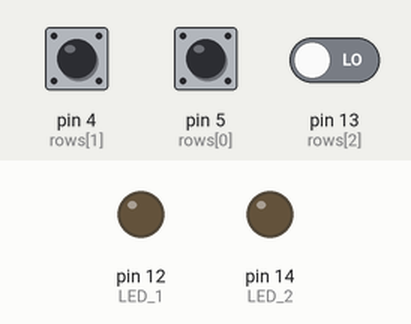
Bench run of a sketch on a simulated Arduino Uno, built with avr-gcc and run on an emulated ATmega328P. Shown: output pins drawn as LEDs (lit = HIGH). The inputs (shaded band) are chosen by the test bench; at power-on: pin 4 (rows[1]) LOW, pin 5 (rows[0]) HIGH, pin 13 (rows[2]) LOW.

Above: at 1.2 s.
1.3 s: pin 4 (rows[1]) pulsed HIGH 2 times (0.12 s each, 0.3 s apart)
At 2.55 s:
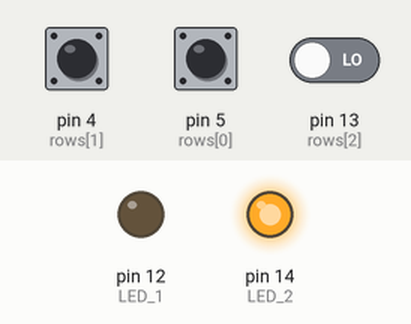
4.9 s: pin 5 (rows[0]) pulled LOW for 1 s
At 6.08 s:
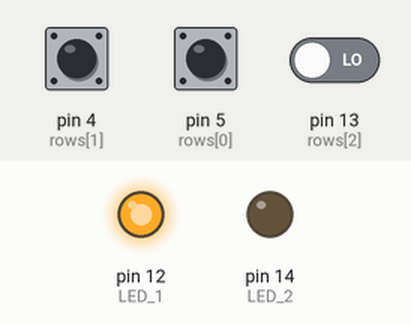
7.9 s: pin 4 (rows[1]) driven HIGH
9.4 s: pin 4 (rows[1]) driven LOW
12.4 s: pin 5 (rows[0]) pulsed HIGH 2 times (0.12 s each, 0.3 s apart)
At 13.39 s:
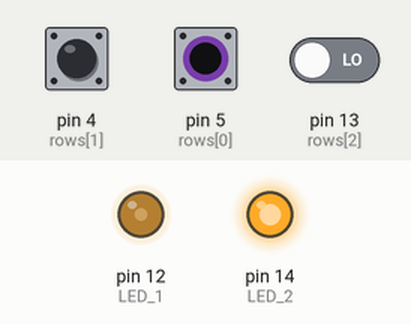
15.6 s: pin 5 (rows[0]) driven HIGH
At 17.1 s:
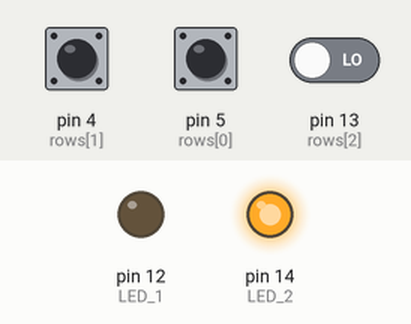
Timing chart, 0 to 18.6 s (numbered marks = the images above; inputs shaded):
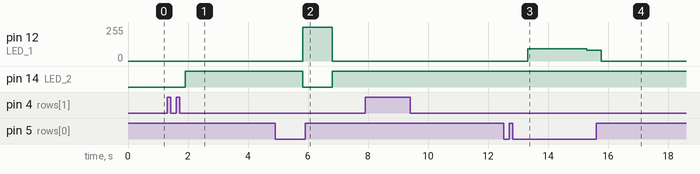

The sketch:

main.ino
```cpp
const int LED_1 = 12;
const int LED_2 = 14;
const int LED_3 = 16;


byte cols[] = {3,1};
const int colCount = sizeof(cols)/sizeof(cols[0]);

byte rows[] = {5,4,13};
const int rowCount = sizeof(rows)/sizeof(rows[0]);

byte buttonPress = 0;

byte onMatrix[2][3] = { {0, 0, 0},{0, 0, 0} };  //all off

//void fetchMQTT() {
  //fetches the values of all the LEDs
//}

void setup() {
  for(int x=0; x<rowCount; x++) {
      pinMode(rows[x], INPUT);
  }

  for (int x=0; x<colCount; x++) {
      pinMode(cols[x], INPUT_PULLUP);
  }

 // fetchMQTT();
}

void readMatrix() {
    for (int colIndex=0; colIndex < colCount; colIndex++) {
        for(int x=0; x<rowCount; x++) {
            pinMode(rows[x], INPUT);
          }

        for (int x=0; x<colCount; x++) {
            pinMode(cols[x], INPUT_PULLUP);
          }
        byte curCol = cols[colIndex];
        pinMode(curCol, OUTPUT);
        digitalWrite(curCol, LOW);

        for (int rowIndex=0; rowIndex < rowCount; rowIndex++) {
            byte rowCol = rows[rowIndex];
            pinMode(rowCol, INPUT_PULLUP);
            if(digitalRead(rowCol) == 0) {
              onMatrix[colIndex][rowIndex] ^= 1;
              buttonPress = 1;
              break;
            }
            if(buttonPress) {
              break;
            }
            pinMode(rowCol, INPUT);
        }
        pinMode(curCol, INPUT);
    }
}

void displayLEDS() {

  if(onMatrix[0][0] == 1) {
    pinMode(LED_1, OUTPUT);
    pinMode(LED_2, OUTPUT);
    pinMode(LED_3, INPUT);

    digitalWrite(LED_1, HIGH);
    digitalWrite(LED_2, LOW);
  }
  delay(1);

  if(onMatrix[1][0] == 1) {
    pinMode(LED_1, OUTPUT);
    pinMode(LED_2, INPUT);
    pinMode(LED_3, OUTPUT);

    digitalWrite(LED_1, HIGH);
    digitalWrite(LED_3, LOW);
  }
  delay(1);

  if(onMatrix[0][1] == 1) {
    pinMode(LED_1, OUTPUT);
    pinMode(LED_2, OUTPUT);
    pinMode(LED_3, INPUT);

    digitalWrite(LED_2, HIGH);
    digitalWrite(LED_1, LOW);
  }
  delay(1);

  if(onMatrix[1][1] == 1) {
    pinMode(LED_1, INPUT);
    pinMode(LED_2, OUTPUT);
    pinMode(LED_3, OUTPUT);

    digitalWrite(LED_2, HIGH);
    digitalWrite(LED_3, LOW);
  }
  delay(1);

  if(onMatrix[0][2] == 1) {
    pinMode(LED_1, OUTPUT);
    pinMode(LED_2, INPUT);
    pinMode(LED_3, OUTPUT);

    digitalWrite(LED_3, HIGH);
    digitalWrite(LED_1, LOW);
  }
  delay(1);

  if(onMatrix[1][2] == 1) {
    pinMode(LED_1, INPUT);
    pinMode(LED_2, OUTPUT);
    pinMode(LED_3, OUTPUT);

    digitalWrite(LED_3, HIGH);
    digitalWrite(LED_2, LOW);
  }
  delay(1);
  pinMode(LED_1, INPUT);
  pinMode(LED_2, INPUT);
  pinMode(LED_3, INPUT);
}

//void updateMQTT() {
  //send value that was hit to database on hub
//}

void loop() {
  if(!buttonPress) {
    readMatrix();
    displayLEDS();
  }
  else {
    for (int i = 0; i < 80; i++) {
      displayLEDS();
    }
 //   updateMQTT();
    buttonPress = 0;
  }
}
```

Measured:
- after the input at 1.3 s, pin 14 (LED_2): LOW → HIGH after 0.61 s
- after the input at 4.9 s, pin 12 (LED_1): 0/255 → 255/255 after 0.93 s, → 0/255 0.98 s later; pin 14 (LED_2): HIGH → LOW after 0.93 s, → HIGH 0.98 s later
- after the input at 7.9 s, every drawn part: stays the same
- after the input at 12.4 s, pin 12 (LED_1): 0/255 → 91/255 after 0.92 s, → 81/255 2.0 s later
- after the input at 15.6 s, pin 14 (LED_2): stays HIGH (without the input it goes to HIGH after 2.3 s)
